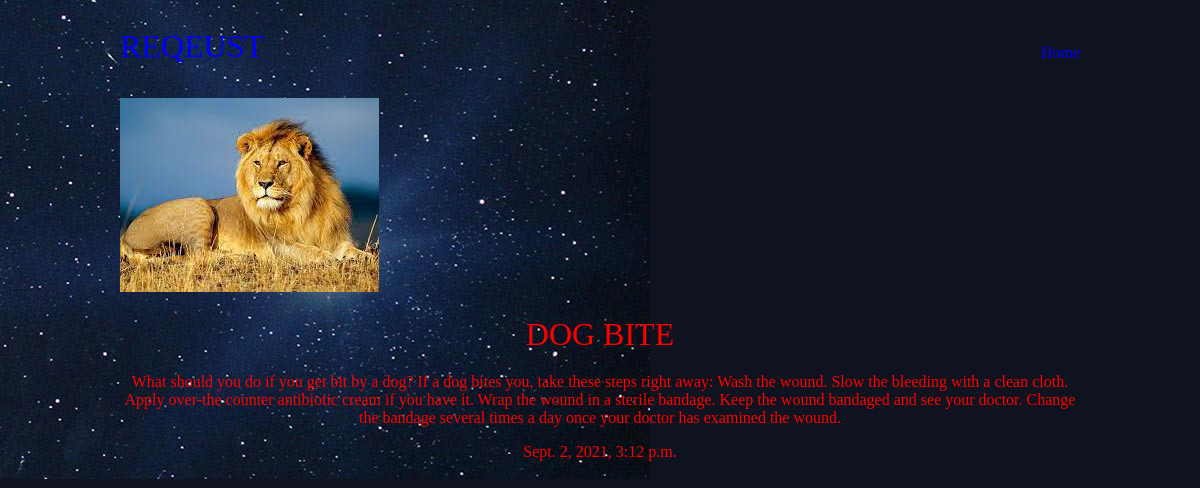
The app's page /patients/dog-bite/ with its own data.
### patients/models.py (models this page shows, shortened)
class Post(models.Model):
    title = models.CharField(max_length=100)
    slug = models.SlugField()
    body = models.TextField()
    date = models.DateTimeField(auto_now_add=True)
    thumb = models.ImageField(default='default.png', blank=True)
    author = models.ForeignKey(User, on_delete=models.CASCADE, default=None)

### patients/views.py (the view)
# urls.py: path('<slug:slug>/', views.patient_detail, name="detail"),
def patient_detail(request, slug):
    patient = Post.objects.get(slug=slug)
    return render(request, 'patients/patient_detail.html', {'blath':patient})

### patients/templates/patients/patient_detail.html
{% extends 'base.html' %}
{% block content %}
<div class="patient-detail">
    <div class="patient">
        <img src="{{blath.thumb.url}}" />
        <h2>{{blath.title}}</h2>
        <p>{{blath.body}}</p>
        <p>{{blath.date}}</p>
    </div>
</div>
{% endblock %}

### static/style.css (style rules this page uses)
body { background:#0f121f; background-image: url(/static/star.jpg); background-repeat:no-repeat ; color: red; }
h1, h2, h3, h4, h5 { font-weight:normal; margin:0; }
.patient-detail .patient { padding:0; }
.patient-detail .patient img { max-width:100%; }
.patient-detail .patient h2 { text-align:center; margin: 20px auto; font-size:2em; }
.patient-detail .patient p { text-align:center; }

### records on screen
Post: thumb (picture), title "DOG BITE", body "What should you do if you get bit by a dog? If a dog bites you, take these steps right away: Wash the wound. Slow the bleeding with a clean cloth. Apply over-the counter antibiotic cream if you have it. Wrap the wound in a sterile bandage. Keep the wound bandaged and see your doctor. Change the bandage several times a day once your doctor has examined the wound.", date "Sept. 2, 2021, 3:12 p.m."
